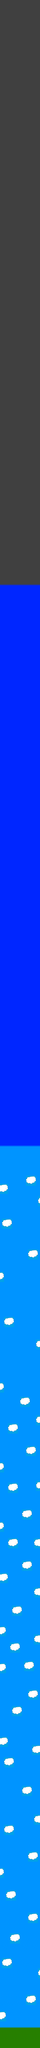

This game map was drawn from its Tiled (.tmx) file and the tilesets committed beside it. A one-line description and the trimmed map source follow:
An orthogonal 20x1000 tile map with 32x32 px tiles, 1 tile layer (Tile Layer 1), 2 tilesets.

<map version="1.0" orientation="orthogonal" renderorder="right-down" width="20" height="1000" tilewidth="32" tileheight="32" nextobjectid="1">
 <tileset firstgid="1" name="Cloud" tilewidth="32" tileheight="32" tilecount="25">
  <image source="Cloud.png" width="160" height="160" />
 </tileset>
 <tileset firstgid="26" name="MainTiles" tilewidth="32" tileheight="32" tilecount="64">
  <image source="TileSet.png" width="256" height="256" />
 </tileset>
 <layer name="Tile Layer 1" width="20" height="1000">
  <data>[20000 cells, 20000 non-empty, 31 distinct tile ids]</data>
 </layer>
</map>